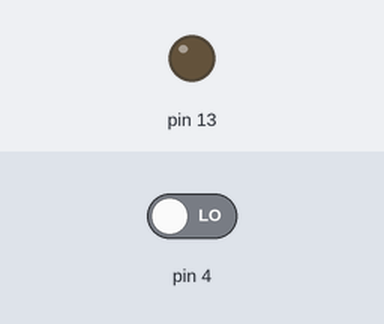
A sketch run on a simulated Arduino Uno, built with avr-gcc and run on an emulated ATmega328P. Parts: output pins drawn as LEDs (lit = HIGH). The test bench sets the inputs (shaded band); at power-on: pin 4 LOW.

Above: at 1.2 s.
1.3 s: pin 4 driven HIGH
At 2.5 s:
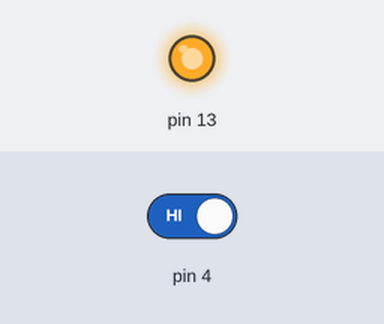
2.8 s: pin 4 driven LOW
At 3.7 s:
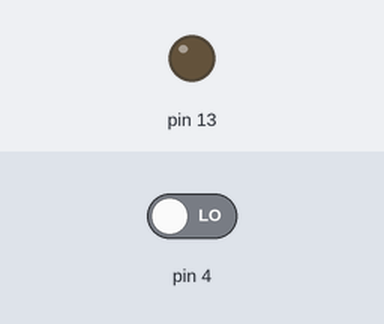
Timing chart, 0 to 5.8 s (numbered marks = the images above; inputs shaded):
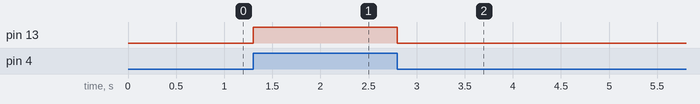

Measured:
- after the input at 1.3 s, pin 13: LOW → HIGH at once
- after the input at 2.8 s, pin 13: HIGH → LOW at once

The sketch:

led_pulsador.ino
```cpp
void setup() {
pinMode(13,OUTPUT) ;
pinMode(4,INPUT) ;
}
void loop( ) {
if (digitalRead(4)) {
digitalWrite(13,HIGH);
}else{
digitalWrite(13,LOW);
}
}
```
